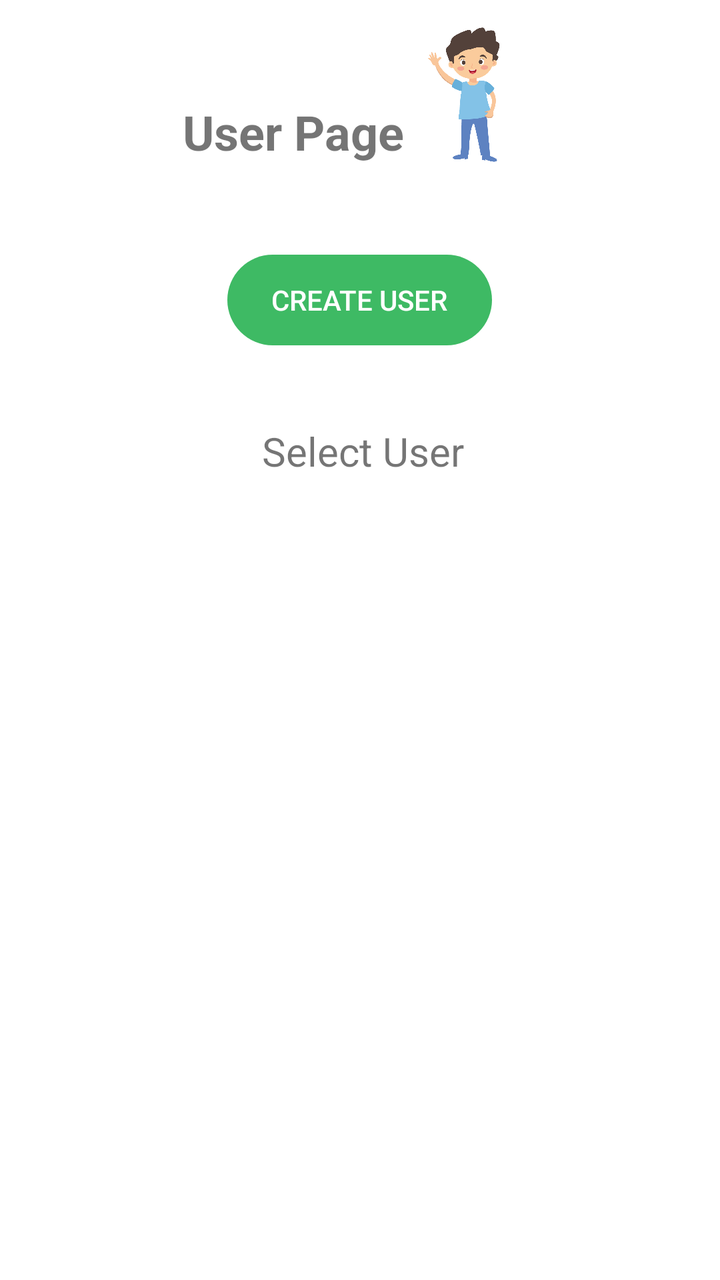
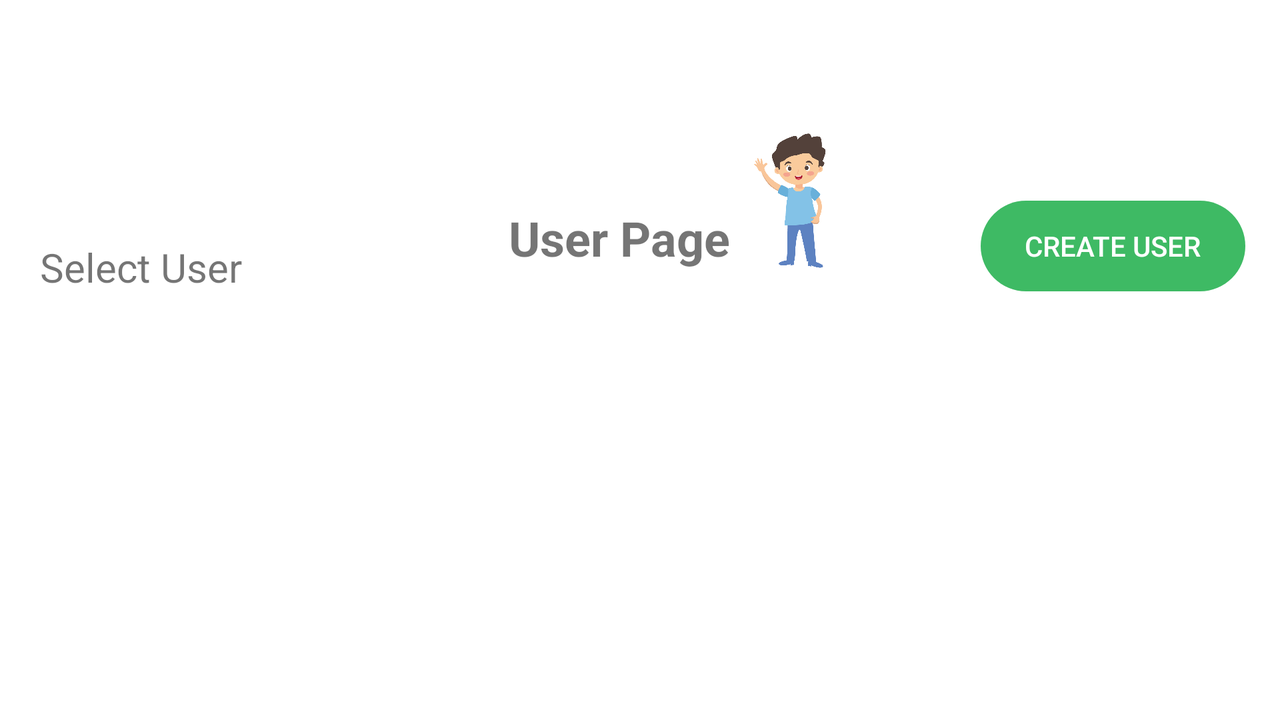

Two renders of one Android screen. The first uses the default layout on a phone; the second uses the alternative layout the repository ships for a different screen configuration, on a matching device. The two XML files are below.
<!-- AndroidManifest.xml: application theme AppTheme -->
<!-- res/layout/activity_user_select.xml -->
<?xml version="1.0" encoding="utf-8"?>
<RelativeLayout xmlns:android="http://schemas.android.com/apk/res/android"
    xmlns:tools="http://schemas.android.com/tools"
    android:layout_width="match_parent"
    android:layout_height="match_parent"
    android:background="#ffffff"
    tools:context="project.allstate.speakitvisualcommunication.UserSelect">

    
    <TextView
        android:layout_width="wrap_content"
        android:layout_height="wrap_content"
        android:text="User Page"
        android:textSize="24sp"
        android:textStyle="bold"
        android:id="@+id/textView"
        android:layout_alignBottom="@+id/imageView"
        android:layout_toStartOf="@+id/imageView" />

    
    <ImageView
        android:layout_width="70dp"
        android:layout_height="70dp"
        android:src="@drawable/user_wave"
        android:scaleType="fitXY"
        android:id="@+id/imageView"
        android:layout_marginEnd="88dp"
        android:layout_marginTop="12dp"
        android:layout_alignParentTop="true"
        android:layout_alignParentEnd="true" />

    
    <TextView
        android:layout_width="wrap_content"
        android:layout_height="wrap_content"
        android:text="Select User"
        android:textSize="20sp"
        android:layout_marginTop="38dp"
        android:paddingLeft="3dp"
        android:layout_below="@+id/buttonAddUser"
        android:layout_centerHorizontal="true" />

    
    <GridView
        android:layout_width="match_parent"
        android:layout_height="200dp"
        android:layout_marginTop="71dp"
        android:id="@+id/userlistView"
        android:paddingLeft="5dp"
        android:paddingRight="5dp"
        android:paddingBottom="5dp"
        android:paddingTop="8dp"
        android:numColumns="3"
        android:verticalSpacing="10dp"
        android:horizontalSpacing="10dp"
        android:layout_below="@+id/buttonAddUser"
        android:layout_alignParentStart="true"
        android:layout_alignParentBottom="true"></GridView>

    
    <Button
        android:layout_width="135dp"
        android:layout_height="wrap_content"
        android:text="Create User"
        android:textColor="#ffffff"
        android:layout_marginTop="44dp"
        android:id="@+id/buttonAddUser"
        android:background="@drawable/create_user_button"
        android:layout_below="@+id/textView"
        android:layout_centerHorizontal="true" />

</RelativeLayout>
<!-- resources referenced by this layout -->
<resources>
  <!-- drawable create_user_button (drawable) -->
  <?xml version="1.0" encoding="utf-8"?>
  <shape xmlns:android="http://schemas.android.com/apk/res/android"
      android:shape="rectangle" >
      
      <solid
          android:color="#3eba64" >
  
      </solid>
      
      <stroke
          android:width="2.5dp"
          android:color="@android:color/transparent" >
  
      </stroke>
      
      <corners
          android:radius="30dp"   >
  
      </corners>
  </shape>
  <!-- drawable user_wave: png bitmap (drawable-xxhdpi, 35089 bytes) -->
  <style name="AppTheme" parent="Theme.AppCompat.Light.DarkActionBar">
          
          <item name="colorPrimary">@color/colorPrimary</item>
          <item name="colorPrimaryDark">@color/colorPrimaryDark</item>
          <item name="colorAccent">@color/colorAccent</item>
      </style>
  <color name="colorPrimary">#3eba64</color>
  <color name="colorPrimaryDark">#389e57</color>
  <color name="colorAccent">#FF4081</color>
</resources>
<!-- res/layout-land/activity_user_select.xml (the repository's variant of the layout above) -->
<!-- drawn on the phone turned sideways -->
<?xml version="1.0" encoding="utf-8"?>
<RelativeLayout xmlns:android="http://schemas.android.com/apk/res/android"
    xmlns:tools="http://schemas.android.com/tools"
    android:layout_width="match_parent"
    android:layout_height="match_parent"
    android:background="#ffffff"
    tools:context="project.allstate.speakitvisualcommunication.UserSelect">

    
    <TextView
        android:layout_width="wrap_content"
        android:layout_height="wrap_content"
        android:text="User Page"
        android:textSize="24sp"
        android:textStyle="bold"
        android:id="@+id/textView"
        android:layout_alignBottom="@+id/imageView"
        android:layout_toStartOf="@+id/imageView" />

    
    <ImageView
        android:layout_width="70dp"
        android:layout_height="70dp"
        android:src="@drawable/user_wave"
        android:scaleType="fitXY"
        android:id="@+id/imageView"
        android:layout_marginEnd="54dp"
        android:layout_alignBottom="@+id/buttonAddUser"
        android:layout_toStartOf="@+id/buttonAddUser"
        android:layout_marginBottom="12dp" />

    
    <TextView
        android:layout_width="wrap_content"
        android:layout_height="wrap_content"
        android:text="Select User"
        android:textSize="20sp"
        android:paddingLeft="3dp"
        android:id="@+id/textView2"
        android:layout_marginStart="17dp"
        android:layout_above="@+id/userlistView"
        android:layout_alignParentStart="true"
        android:layout_marginBottom="13dp" />

    
    <GridView
        android:layout_width="match_parent"
        android:layout_height="200dp"
        android:id="@+id/userlistView"
        android:paddingLeft="5dp"
        android:paddingRight="5dp"
        android:paddingBottom="5dp"
        android:paddingTop="8dp"
        android:numColumns="3"
        android:verticalSpacing="10dp"
        android:horizontalSpacing="10dp"
        android:layout_alignParentBottom="true"
        android:layout_alignParentStart="true"></GridView>

    
    <Button
        android:layout_width="135dp"
        android:layout_height="wrap_content"
        android:text="Create User"
        android:textColor="#ffffff"
        android:id="@+id/buttonAddUser"
        android:background="@drawable/create_user_button"
        android:layout_marginEnd="16dp"
        android:layout_alignBottom="@+id/textView2"
        android:layout_alignParentEnd="true" />

</RelativeLayout>
